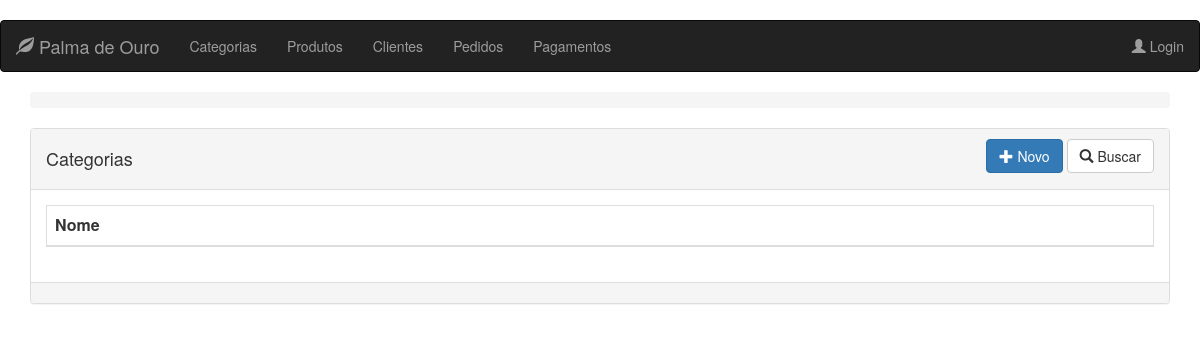
Page /category on the earlier database version.
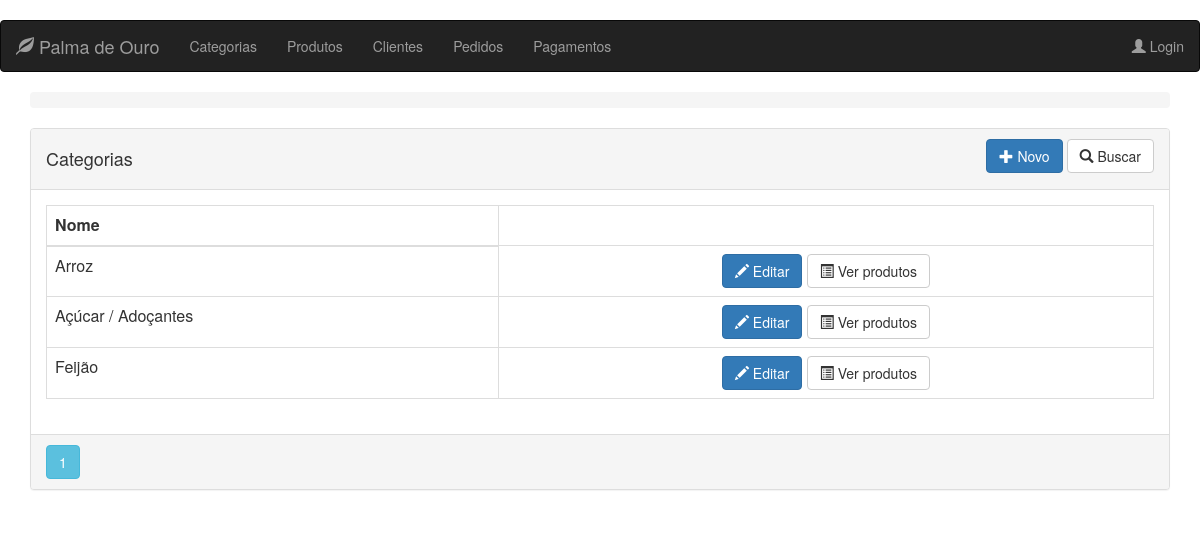
Same page on the later database version.
### app/models.py (models this page shows, shortened)
class Category(db.Model):
    __tablename__ = 'categories'
    id = db.Column(db.Integer, primary_key=True)
    title = db.Column(db.String(32), index=True, nullable=False)

### app/routes/category/routes.py (the view)
@blueprint_category.route("/category", methods=['GET'])
@register_breadcrumb(blueprint_category, '.', 'Categorias')
def get_categories():
    page = request.args.get('page', 1, type=int)
    categories = Category.query.order_by(Category.title).paginate(page=page, per_page=10)
    return render_template('category/list.html', categories=categories)

### app/templates/category/list.html
{% extends "base.html" %}
{% block page_content %}
<div class="panel panel-default">
    <div class="panel-heading">
        <div class="row">
            <div class="col col-xs-6">
                <h4>Categorias</h4>
            </div>
            <div class="col col-xs-6 text-right">
                <a href="{{ url_for('blueprint_category.new_category') }}"
                   class="btn btn-primary">
                    <span class="glyphicon glyphicon-plus"></span>
                    Novo
                </a>
                <a href="{{ url_for('blueprint_category.search_category') }}"
                   class="btn btn-default">
                    <span class="glyphicon glyphicon-search"></span>
                    Buscar
                </a>
            </div>
            <div class="btn-group col-md-4 text-right">
            </div>
        </div>
    </div>
    <div class="panel-body">
        <table class="table table-bordered">
            <thead>
                <tr>
                    <th>Nome</th>
                </tr>
            </thead>
            <tbody>
                {% for category in categories.items %}
                <tr>
                    <td>{{ category.title }}</td>
                    <td align="center">
                        <a href="{{ url_for('blueprint_category.update_category',id=category.id) }}"
                           class="btn btn-primary">
                            <span class="glyphicon glyphicon-pencil" aria-hidden="true"></span> Editar
                        </a>
                        <a href="{{ url_for('blueprint_category.products_of',id=category.id) }}"
                           class="btn btn-default">
                            <span class="glyphicon glyphicon-list-alt" aria-hidden="true"></span> Ver produtos
                        </a>
                    </td>
                </tr>
                {% endfor %}
            </tbody>
        </table>
    </div>
    <div class="panel-footer p-0">
        {% for page_number in categories.iter_pages(left_edge=1,right_edge=1,left_current=1,right_current=2) %}
        {% if page_number %}
        {% if categories.page == page_number %}
        <a class="btn btn-info mb-4"
           href="{{ url_for('blueprint_category.get_categories',page=page_number) }}">{{ page_number }}</a>
        {% else %}
        <a class="btn btn-outline-info mb-4"
           href="{{ url_for('blueprint_category.get_categories',page=page_number) }}">{{ page_number }}</a>
        {% endif %}
        {% else %}
        ...
        {% endif %}
        {% endfor %}
    </div>
</div>
{% endblock %}

Differences in the rows shown:
added Category: title "Arroz"
added Category: title "Açúcar / Adoçantes"
added Category: title "Feijão"
Other differences:
new list line: "1"
